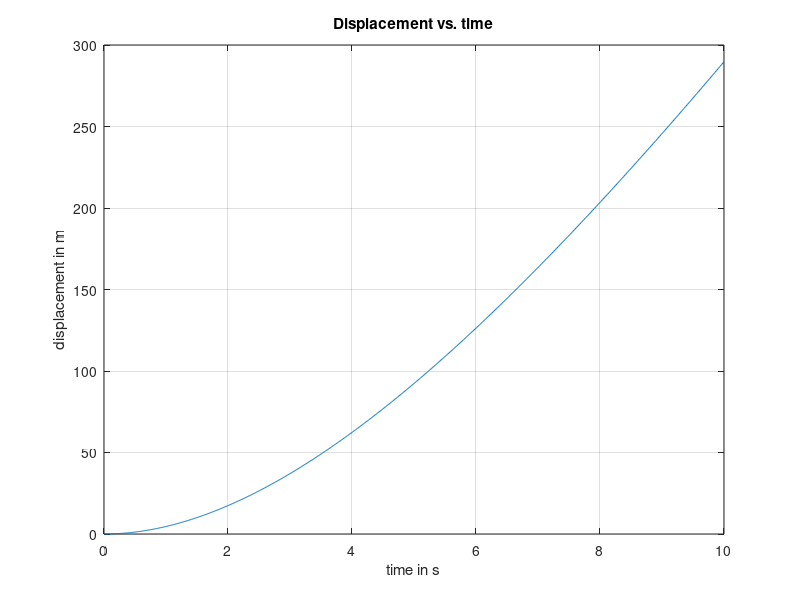

The MATLAB source for this figure:
% -----------------------------------------------------
% distanceusingtrapz.m
% -----------------------------------------------------
% A program to compute the displacement of a parachutist, 
% given the velocity as a function of time, using the 
% trapezoidal rule for numerical integration. 
% This problem is adopted from Chapra and Canale's 
% Numerical Methods for Engineers (Example 21.3).  
% -----------------------------------------------------
% Notes: Given velocity function is obtained from a 
% free body analysis. 
% -----------------------------------------------------
% Priya Thamburaj Goeser
% Original: May 31st 2012
% Modified: same
% Copyright (c) 2012 Priya Thamburaj Goeser. 
% All Rights Reserved.
%------------------------------------------------------

% clear all variables and the command window
clear all
clc

% close all open figure windows
close all

m=68.1;     % mass of parachutist in kg
g=9.81;     % acceleration due to gravity in m/s^2
c=12.5;     % drag coefficient in kg/s
t=[0:0.01:10];     % time in seconds

% compute velocity
v=(m*g/c)*(1-exp(-c*t/m));

% compute displacement using the trapezoidal rule
d=trapz(t,v);           % total displacement
dtime=cumtrapz(t,v);    % displacement as a function of time

disp('total displacement in m'); disp(d);

% plot displacement vs. time
figure
plot(t,dtime)
xlabel('time in s');
ylabel('displacement in m');
title('Displacement vs. time');
grid on
